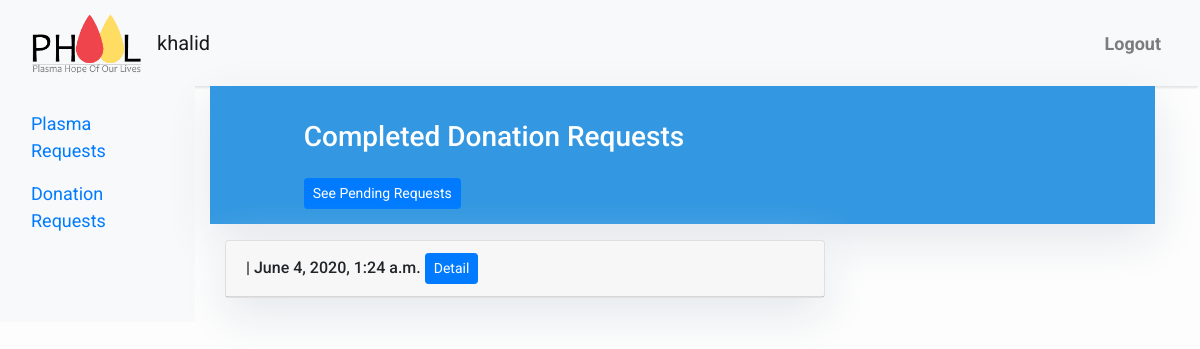
The app's page /plasma/completed/donate/ (signed in), older data.
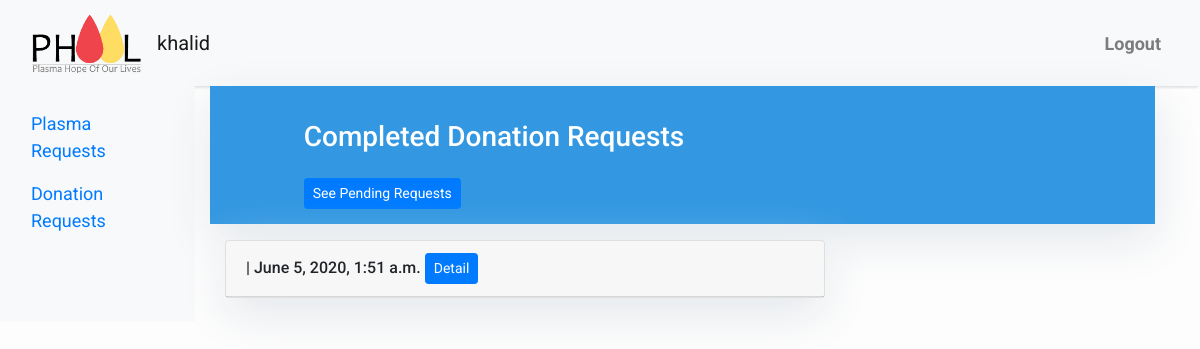
The same page, newer data.
### plasma/models.py (models this page shows)
class Profile(models.Model):
    author = models.ForeignKey(User, on_delete=models.CASCADE)
    first_name = models.CharField(max_length=30)
    last_name = models.CharField(max_length=30)
    address = models.CharField(max_length=30, blank=True)
    city = models.CharField(max_length=30)
    province = models.IntegerField(choices=PROVINCES, default=4)
    birth_date = models.DateField(null=True, blank=True)
    gender = models.IntegerField(choices=GENDER, default=3)
    phone_regex = RegexValidator(regex=r'^\+?1?\d{9,15}$',
                                 message="Phone number must be entered in the format: '+999999999'. Up to 15 digits allowed.")
    phone = models.CharField(validators=[phone_regex], max_length=17, blank=True)
    date_covid_19_diagnosed = models.DateField(null=True, blank=True)
    blood_group = models.IntegerField(choices=BLOOD, default=8)
    hospital_which_labelled_positive = models.CharField(max_length=30, blank=True)
    hospital_which_labelled_negative = models.CharField(max_length=30, blank=True)
    lab_which_labelled_positive = models.CharField(max_length=30, blank=True)
    lab_which_labelled_negative = models.CharField(max_length=30, blank=True)
    donation_request = models.BooleanField(default=False)
    plasma_request = models.BooleanField(default=False)
    donation_completed = models.BooleanField(default=False)
    plasma_completed = models.BooleanField(default=False)
    created_on = models.DateTimeField(auto_now_add=True, blank=True)

### plasma/views.py (the view)
# urls.py: path("completed/donate/", views.CompletedDonationRequestsList.as_view(), name="completed_donation_requests"),
class CompletedDonationRequestsList(LoginRequiredMixin, generic.ListView):
    model = Profile
    template_name = "completed_donation_list.html"
    def get_queryset(self):
        return (
            Profile.objects.filter(donation_completed=1)
                .order_by("-created_on")
        )

### templates/completed_donation_list.html (shortened to what this page needs)
{% extends "base.html" %}
{% block content %}
<header class="masthead">
    <div class="container">
        <div class="row">
            <div class=" col-md-8 col-md-10 mx-auto">
                <div class="site-heading">
                    <h3 class=" site-heading my-4 mt-3 text-white">Completed Donation Requests</h3>
                    <a href="{% url 'donation_requests' %}" class="btn btn-primary btn-sm">See Pending Requests</a>
                </div>
            </div>
        </div>
    </div>
</header>
<div class="container">
    <div class="row">
    {% if user.is_authenticated %}
        <div class="col-md-8 mt-3 left">
            {% for post in object_list %}
            <div class="card mb-4">
            <h6 class="card-header">{% block title %} {{ post.user}}  | {{ post.created_on }}  <a href="{% url 'completed_donation_detail' post.pk  %}" class="btn btn-primary btn-sm">Detail</a>{% endblock title %}</h6>
            </div>
            {% endfor %}
        </div>
    {% endif %}
    </div>
</div>
{%endblock%}

Row changes from the older to the newer data that the page shows:
no longer on this page (row edited): Profile: created_on "June 4, 2020, 1:24 a.m."
added Profile: created_on "June 5, 2020, 1:51 a.m."
